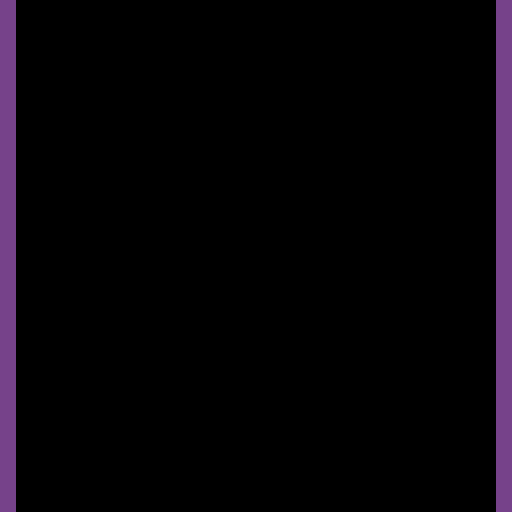

Below is a game level as drawn by its tile map, then a one-line description and the .tmx file that defines it, in full:
An orthogonal 32x32 tile map with 16x16 px tiles, 1 tile layer (Tile Layer 1), 2 tilesets and 1 object.

<map version="1.5" tiledversion="2021.03.23" orientation="orthogonal" renderorder="right-down" width="32" height="32" tilewidth="16" tileheight="16" infinite="0" nextlayerid="3" nextobjectid="2">
 <properties>
  <property name="looping" type="bool" value="true" />
 </properties>
 <tileset firstgid="1" source="../entity/entity_test.tsx" />
 <tileset firstgid="6" source="../tilesets/purple.tsx" />
 <layer id="1" name="Tile Layer 1" width="32" height="32">
  <data encoding="csv">
15,0,0,0,0,0,0,0,0,0,0,0,0,0,0,0,0,0,0,0,0,0,0,0,0,0,0,0,0,0,0,15,
15,0,0,0,0,0,0,0,0,0,0,0,0,0,0,0,0,0,0,0,0,0,0,0,0,0,0,0,0,0,0,15,
15,0,0,0,0,0,0,0,0,0,0,0,0,0,0,0,0,0,0,0,0,0,0,0,0,0,0,0,0,0,0,15,
15,0,0,0,0,0,0,0,0,0,0,0,0,0,0,0,0,0,0,0,0,0,0,0,0,0,0,0,0,0,0,15,
15,0,0,0,0,0,0,0,0,0,0,0,0,0,0,0,0,0,0,0,0,0,0,0,0,0,0,0,0,0,0,15,
15,0,0,0,0,0,0,0,0,0,0,0,0,0,0,0,0,0,0,0,0,0,0,0,0,0,0,0,0,0,0,15,
15,0,0,0,0,0,0,0,0,0,0,0,0,0,0,0,0,0,0,0,0,0,0,0,0,0,0,0,0,0,0,15,
15,0,0,0,0,0,0,0,0,0,0,0,0,0,0,0,0,0,0,0,0,0,0,0,0,0,0,0,0,0,0,15,
15,0,0,0,0,0,0,0,0,0,0,0,0,0,0,0,0,0,0,0,0,0,0,0,0,0,0,0,0,0,0,15,
15,0,0,0,0,0,0,0,0,0,0,0,0,0,0,0,0,0,0,0,0,0,0,0,0,0,0,0,0,0,0,15,
15,0,0,0,0,0,0,0,0,0,0,0,0,0,0,0,0,0,0,0,0,0,0,0,0,0,0,0,0,0,0,15,
15,0,0,0,0,0,0,0,0,0,0,0,0,0,0,0,0,0,0,0,0,0,0,0,0,0,0,0,0,0,0,15,
15,0,0,0,0,0,0,0,0,0,0,0,0,0,0,0,0,0,0,0,0,0,0,0,0,0,0,0,0,0,0,15,
15,0,0,0,0,0,0,0,0,0,0,0,0,0,0,0,0,0,0,0,0,0,0,0,0,0,0,0,0,0,0,15,
15,0,0,0,0,0,0,0,0,0,0,0,0,0,0,0,0,0,0,0,0,0,0,0,0,0,0,0,0,0,0,15,
15,0,0,0,0,0,0,0,0,0,0,0,0,0,0,0,0,0,0,0,0,0,0,0,0,0,0,0,0,0,0,15,
15,0,0,0,0,0,0,0,0,0,0,0,0,0,0,0,0,0,0,0,0,0,0,0,0,0,0,0,0,0,0,15,
15,0,0,0,0,0,0,0,0,0,0,0,0,0,0,0,0,0,0,0,0,0,0,0,0,0,0,0,0,0,0,15,
15,0,0,0,0,0,0,0,0,0,0,0,0,0,0,0,0,0,0,0,0,0,0,0,0,0,0,0,0,0,0,15,
15,0,0,0,0,0,0,0,0,0,0,0,0,0,0,0,0,0,0,0,0,0,0,0,0,0,0,0,0,0,0,15,
15,0,0,0,0,0,0,0,0,0,0,0,0,0,0,0,0,0,0,0,0,0,0,0,0,0,0,0,0,0,0,15,
15,0,0,0,0,0,0,0,0,0,0,0,0,0,0,0,0,0,0,0,0,0,0,0,0,0,0,0,0,0,0,15,
15,0,0,0,0,0,0,0,0,0,0,0,0,0,0,0,0,0,0,0,0,0,0,0,0,0,0,0,0,0,0,15,
15,0,0,0,0,0,0,0,0,0,0,0,0,0,0,0,0,0,0,0,0,0,0,0,0,0,0,0,0,0,0,15,
15,0,0,0,0,0,0,0,0,0,0,0,0,0,0,0,0,0,0,0,0,0,0,0,0,0,0,0,0,0,0,15,
15,0,0,0,0,0,0,0,0,0,0,0,0,0,0,0,0,0,0,0,0,0,0,0,0,0,0,0,0,0,0,15,
15,0,0,0,0,0,0,0,0,0,0,0,0,0,0,0,0,0,0,0,0,0,0,0,0,0,0,0,0,0,0,15,
15,0,0,0,0,0,0,0,0,0,0,0,0,0,0,0,0,0,0,0,0,0,0,0,0,0,0,0,0,0,0,15,
15,0,0,0,0,0,0,0,0,0,0,0,0,0,0,0,0,0,0,0,0,0,0,0,0,0,0,0,0,0,0,15,
15,0,0,0,0,0,0,0,0,0,0,0,0,0,0,0,0,0,0,0,0,0,0,0,0,0,0,0,0,0,0,15,
15,0,0,0,0,0,0,0,0,0,0,0,0,0,0,0,0,0,0,0,0,0,0,0,0,0,0,0,0,0,0,15,
15,0,0,0,0,0,0,0,0,0,0,0,0,0,0,0,0,0,0,0,0,0,0,0,0,0,0,0,0,0,0,15
</data>
 </layer>
 <objectgroup id="2" name="entities">
  <object id="1" gid="1" x="80" y="80" width="16" height="16">
   <properties>
    <property name="file" value="res/data/entity/npc/move_right.json" />
   </properties>
  </object>
 </objectgroup>
</map>
